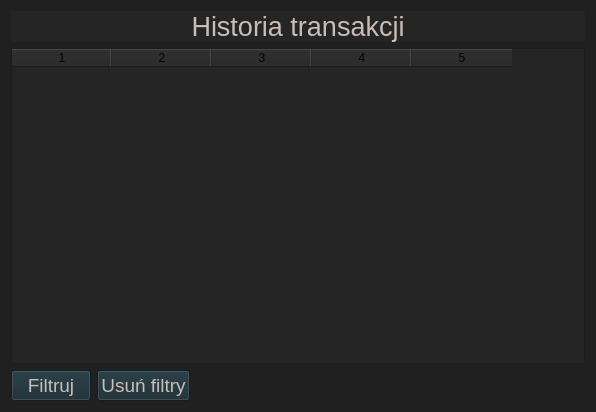
<?xml version="1.0" encoding="UTF-8"?>
<ui version="4.0">
 <class>Form</class>
 <widget class="QWidget" name="Form">
  <property name="geometry">
   <rect>
    <x>0</x>
    <y>0</y>
    <width>596</width>
    <height>412</height>
   </rect>
  </property>
  <property name="windowTitle">
   <string>Form</string>
  </property>
  <property name="styleSheet">
   <string notr="true">QWidget {
background: #202020}

QFrame {
background: #252525 }

QLabel {
color: #c8beb7;
}

QPushButton {
background-color: #182B32;
color: #c8beb7;
}

QComboBox {
background-color: #3e3e3e;
color: #c8beb7;
}

QLineEdit {
background-color: #3e3e3e;
color: #c8beb7;
}

QDateEdit {
background-color: #3e3e3e;
color: #c8beb7;
}

QListWidget { color: #c8beb7; }
</string>
  </property>
  <layout class="QGridLayout" name="gridLayout">
   <item row="3" column="1">
    <widget class="QPushButton" name="remove_filters_button">
     <property name="sizePolicy">
      <sizepolicy hsizetype="Fixed" vsizetype="Fixed">
       <horstretch>0</horstretch>
       <verstretch>0</verstretch>
      </sizepolicy>
     </property>
     <property name="font">
      <font>
       <pointsize>14</pointsize>
      </font>
     </property>
     <property name="text">
      <string>Usuń filtry</string>
     </property>
    </widget>
   </item>
   <item row="3" column="0">
    <widget class="QPushButton" name="filter_button">
     <property name="sizePolicy">
      <sizepolicy hsizetype="Fixed" vsizetype="Fixed">
       <horstretch>0</horstretch>
       <verstretch>0</verstretch>
      </sizepolicy>
     </property>
     <property name="font">
      <font>
       <pointsize>14</pointsize>
      </font>
     </property>
     <property name="text">
      <string>Filtruj</string>
     </property>
    </widget>
   </item>
   <item row="0" column="0" colspan="3">
    <widget class="QLabel" name="history_tansaction_label">
     <property name="font">
      <font>
       <pointsize>20</pointsize>
      </font>
     </property>
     <property name="text">
      <string>Historia transakcji</string>
     </property>
     <property name="alignment">
      <set>Qt::AlignCenter</set>
     </property>
    </widget>
   </item>
   <item row="1" column="0" colspan="3">
    <widget class="QTableWidget" name="table">
     <property name="rowCount">
      <number>0</number>
     </property>
     <property name="columnCount">
      <number>5</number>
     </property>
     <attribute name="horizontalHeaderVisible">
      <bool>true</bool>
     </attribute>
     <column/>
     <column/>
     <column/>
     <column/>
     <column/>
    </widget>
   </item>
  </layout>
 </widget>
 <resources/>
 <connections/>
</ui>
